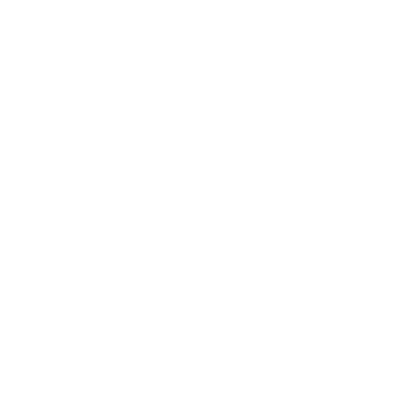
Frame 1 (no input)
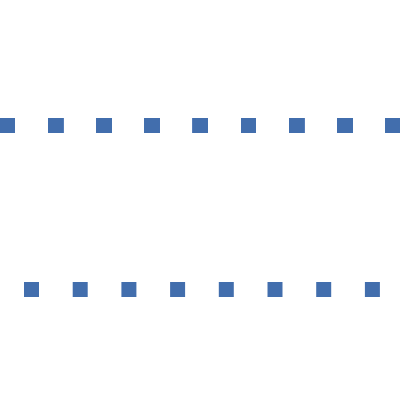
Frame 60 (the mouse pressed at the canvas centre just before this capture)
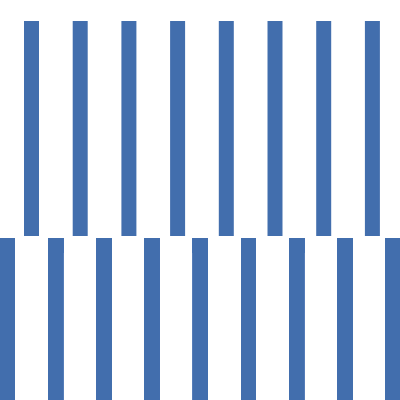
Frame 120 (the mouse held since frame 60 and released just before this capture)

The Processing sketch that drew these frames (run headless with seeded random() and noise(); from frame 60 on, the mouse is pressed at the canvas centre):

// Processing sketch: c1josefina
// ── c1josefina.pde
// Descripción general y titulo
ArrayList<Figura> lista = new ArrayList<Figura>(); //Agregar la clase como lista
Figura f;
//Variables para separar sketchs
int var1 = 1;
int var2 = 0;
int var3 = 0;
//Variables cuadrados NO HAY
//Variables flores
int n;
//Variables opacidad
float val = 0;
float value = 10;

void setup() {
  size(400, 400);
  f = new Figura();
  // si no se usa la lista, el tercer paso de una variable no se cumple
  lista.add(f);
}

void draw() {
  if (var1 == 1) {//Cuadrados
    background(255);
    noStroke();
    // este frameRate es para todo el programa, no se puede cambiar y se usa
    // en el setup
    frameRate(45); // 45 frames por segundo
    f.filacuad();
    f.sube();
    f.lineacuad();
    f.baja();

    //Separacion del tamaño del sketch para relacionarlo con la posicion del mouse para cambiar los colores de los objetos
    if ( mouseX < width / 2 && mouseY < height / 2) {
      fill(f.colores[0]);
      // este llamado a la función es redundante si siempre hace lo mismo
      // en todas las condicionales
      f.sube();
    }

    if ( mouseX < width / 2 && mouseY > height / 2) {
      fill(f.colores[1]);
      f.sube();
    }

    if ( mouseX > width / 2 && mouseY < height / 2) {
      fill(f.colores[2]);
      f.sube();
    }

    if ( mouseX > width / 2 && mouseY > height / 2) {
      fill(f.colores[3]);
      f.sube();
    }
  }

  if (var2 == 1) {//flores
    frameRate(15);
    background(255);
    for (Figura f : lista)
      f.flor(0); // no tiene efecto el parámetro
      f.flor(400); // no tiene efecto el parámetro
  }

  if (var3 == 1) {//opacidad
      // qué frameRate usa este si se afecta por el anterior?
    background(0);
    fill(0);
    noStroke();
    ellipse(200, 200, 5, 5);
    for (Figura f : lista) { // como es un solo objeto no es necesario una lista
      f.cir();
      f.op();
      f.grilla();
    }
  }
}

void keyPressed () {
  if (key == 'q') {//Sketch cuadrados activado
    var1 = 1;
    var2 = 0;
    var3 = 0;
  }
  if (key == 'w') {//Sketch flores activado
    var1 = 0;
    var2 = 1;
    var3 = 0;
  }
  if (key == 'e') {//Sketch opacidad activado
    var1 = 0;
    var2 = 0;
    var3 = 1;
  }
  //KeyPressed del sketch de flores
  if (key == 'a') {
    n = 0;
  }
  if (key == 's') {
    n = 1;
  }
}

// ── Clase.pde
class Figura {
  //Variables sketch 1
  color [] colores;
  float x;
  float y;
  float v;
  //Variables sketch 2
  int r = 0; //Parte en 0
  float h;
  int p = 1;
  color []  rangos = {#EC4340, #FDCE54, #64BA85, #F7AAAE}; //Codigo de colores a utilizar
  color k;
  //Variables sketch 3
  float st;
  float chng = 1;
  float op = 0;
  float dop;

  Figura() {
    //Variables sketch 1
    colores = new color[4]; //lista de colores
    colores [0] = color(66, 110, 173); //azul pastel
    colores [1] = color(238, 137, 180); //rosado pastel
    colores [2] = color(248, 240, 164); //amarillo pastel
    colores [3] = color(151, 227, 218); //verde agua
    x = 24;
    y = height;
    v = height;

    //Variables sketch 3
    op = st;
  }

  //FUNCIONES O MÉTODOS sketch cuadrados
  void sube() { //accion de subir
    y = y - 1;
    if (y < 0) {
      y = 400 - 1;
    }
  }

  void baja() { //accion de bajar
    v = v + 2;
    if (v > 400) {
      v = 0 + 2;
    }
  }

  void lineacuad() { //linea de cuadrados

    for (int i = 0; i < 10; i ++) {
      for (int j = 0; j < 10; j ++) {//9 cuadrados por corrida
        rect(i * 48.2, v, 15, 15);// 48.2 es la separación entre los 9 cuadrados

        if (v > 200) {
          rect(i * 48.2, v, 15, 200);
        }
      }
    }
  }

  void filacuad() { //linea de cuadrados
    for (int i = 0; i < 8; i ++) {//8 cuadrados por corrida
      rect(x + i * 48.7, y, 15, 15); //48.7 es la separacion entre los 8 cuadrados

      if (v > 200) {
        rect(x + i * 48.7, y, 15, -200);
      }
    }
  }

  //FUNCIONES O MÉTODOS sketch flores
  // el parámetro u no se usa
  void flor(float u) {
      // n entra desde keyPressed y debe ser como parámetro local
    if (n == 0) { //Estado de comportamiento 0
      p = -1;    //Valor de p provoca giro en -1, es decir anti horario
    } else if (n == 1) { //Estado de comportamiento 1
      p = 1; //Valor de p provoca giro en 1, es decir en sentido horario
    }
    pushMatrix();
    translate(u, height / 2);
    rotate(radians(r));
    r += p;//Rotacion segun la variable p
    for (int j = 0; j < 20; j ++) { //filas de elipses
      for (int i = 0; i < 10; i ++) { //elipses por fila
        noStroke();
        k = rangos [j % 4];//j corresponde al primer for
        fill(k, i * 80); //Relleno de la figura
        float circle_size = random (10, 14); //variacion del tamano de las ellipses
        ellipse( (i * 20), h, circle_size, circle_size); //Si pongo en el eje x 100 gira horiz
      }
      rotate(radians(360 / 20)); //Rotacion de la figura completa en 360 grados
    }
    popMatrix();
  }
  //FUNCIONES O MÉTODOS sketch opacidad
  void cir() {
    noStroke();
    op += chng;
    if (op > 15 || op < 1) { //se mueve por fuera de los valores entre 1 y 15
      chng = chng * -1;//opacidad se multiplica por -1
    }
  }

  void op() { //efecto de opacidad
    float dop = map(op, 0, 20, 0, 255);//dentro de 30 rangos(0-10)de intensidad, cambia entre 0 y 255
    fill(255, dop);
  }

  void grilla() {//grilla de círculos
    pushMatrix();
    translate (200, 200);
    rotate(radians(r));
    r++;
    for (int j = 0; j < 10; j ++) {
      for (int i = 0; i < 10; i ++) {
        ellipse((j * 15) - width / 6, (i * 20) - height / 4.5, 10, 10);//st * 10 distancia de las filas horizontales
      }
    }
    popMatrix();
  }
}
